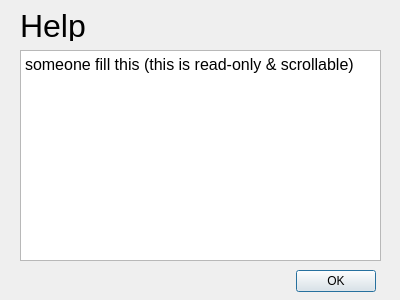
<?xml version="1.0" encoding="UTF-8"?>
<ui version="4.0">
 <class>HelpWindow</class>
 <widget class="QDialog" name="HelpWindow">
  <property name="geometry">
   <rect>
    <x>0</x>
    <y>0</y>
    <width>400</width>
    <height>300</height>
   </rect>
  </property>
  <property name="windowTitle">
   <string>Dialog</string>
  </property>
  <widget class="QLabel" name="label">
   <property name="geometry">
    <rect>
     <x>20</x>
     <y>10</y>
     <width>141</width>
     <height>31</height>
    </rect>
   </property>
   <property name="font">
    <font>
     <pointsize>24</pointsize>
    </font>
   </property>
   <property name="text">
    <string>Help</string>
   </property>
  </widget>
  <widget class="QPlainTextEdit" name="plainTextEdit">
   <property name="geometry">
    <rect>
     <x>20</x>
     <y>50</y>
     <width>361</width>
     <height>211</height>
    </rect>
   </property>
   <property name="sizePolicy">
    <sizepolicy hsizetype="Ignored" vsizetype="Expanding">
     <horstretch>0</horstretch>
     <verstretch>0</verstretch>
    </sizepolicy>
   </property>
   <property name="font">
    <font>
     <pointsize>12</pointsize>
    </font>
   </property>
   <property name="readOnly">
    <bool>true</bool>
   </property>
   <property name="plainText">
    <string>someone fill this (this is read-only &amp; scrollable)</string>
   </property>
  </widget>
  <widget class="QDialogButtonBox" name="buttonBox">
   <property name="geometry">
    <rect>
     <x>220</x>
     <y>270</y>
     <width>156</width>
     <height>23</height>
    </rect>
   </property>
   <property name="standardButtons">
    <set>QDialogButtonBox::Ok</set>
   </property>
  </widget>
 </widget>
 <resources/>
 <connections>
  <connection>
   <sender>buttonBox</sender>
   <signal>accepted()</signal>
   <receiver>HelpWindow</receiver>
   <slot>accept()</slot>
   <hints>
    <hint type="sourcelabel">
     <x>297</x>
     <y>281</y>
    </hint>
    <hint type="destinationlabel">
     <x>199</x>
     <y>149</y>
    </hint>
   </hints>
  </connection>
 </connections>
</ui>
